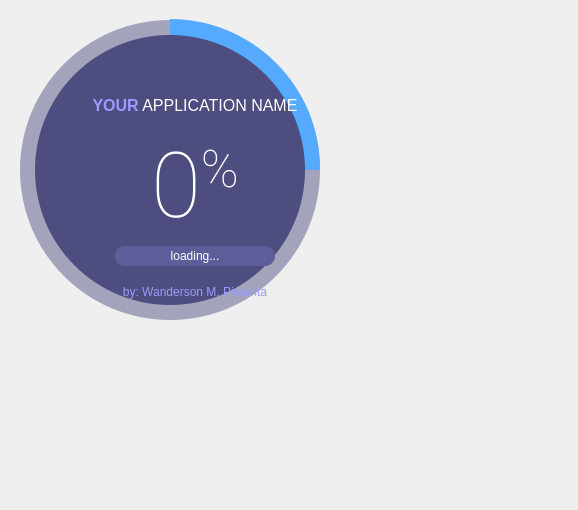
<?xml version="1.0" encoding="UTF-8"?>
<ui version="4.0">
 <class>SplashScreen</class>
 <widget class="QMainWindow" name="SplashScreen">
  <property name="geometry">
   <rect>
    <x>0</x>
    <y>0</y>
    <width>578</width>
    <height>510</height>
   </rect>
  </property>
  <property name="windowTitle">
   <string>MainWindow</string>
  </property>
  <widget class="QWidget" name="centralwidget">
   <widget class="QFrame" name="circularProgressBarBase">
    <property name="geometry">
     <rect>
      <x>10</x>
      <y>10</y>
      <width>320</width>
      <height>320</height>
     </rect>
    </property>
    <property name="frameShape">
     <enum>QFrame::NoFrame</enum>
    </property>
    <property name="frameShadow">
     <enum>QFrame::Raised</enum>
    </property>
    <widget class="QFrame" name="circularProgress">
     <property name="geometry">
      <rect>
       <x>10</x>
       <y>9</y>
       <width>300</width>
       <height>301</height>
      </rect>
     </property>
     <property name="styleSheet">
      <string notr="true">QFrame{
	border-radius: 150px;
	background-color: qconicalgradient(cx:0.5, cy:0.5, angle:90, stop:0.749 rgba(255, 0, 127, 0), stop:0.750 rgba(85, 170, 255, 255));
}</string>
     </property>
     <property name="frameShape">
      <enum>QFrame::NoFrame</enum>
     </property>
     <property name="frameShadow">
      <enum>QFrame::Raised</enum>
     </property>
    </widget>
    <widget class="QFrame" name="circularBg">
     <property name="geometry">
      <rect>
       <x>10</x>
       <y>10</y>
       <width>300</width>
       <height>300</height>
      </rect>
     </property>
     <property name="styleSheet">
      <string notr="true">QFrame{
	border-radius: 150px;
	background-color: rgba(77, 77, 127, 120);
}</string>
     </property>
     <property name="frameShape">
      <enum>QFrame::NoFrame</enum>
     </property>
     <property name="frameShadow">
      <enum>QFrame::Raised</enum>
     </property>
    </widget>
    <widget class="QFrame" name="container">
     <property name="geometry">
      <rect>
       <x>25</x>
       <y>25</y>
       <width>270</width>
       <height>270</height>
      </rect>
     </property>
     <property name="styleSheet">
      <string notr="true">QFrame{
	border-radius: 135px;
	background-color: rgb(77, 77, 127);
}</string>
     </property>
     <property name="frameShape">
      <enum>QFrame::NoFrame</enum>
     </property>
     <property name="frameShadow">
      <enum>QFrame::Raised</enum>
     </property>
     <widget class="QWidget" name="layoutWidget">
      <property name="geometry">
       <rect>
        <x>40</x>
        <y>50</y>
        <width>240</width>
        <height>227</height>
       </rect>
      </property>
      <layout class="QGridLayout" name="gridLayout">
       <item row="0" column="0">
        <widget class="QLabel" name="labelTitle">
         <property name="font">
          <font>
           <family>Segoe UI</family>
           <pointsize>12</pointsize>
          </font>
         </property>
         <property name="styleSheet">
          <string notr="true">background-color: none;
color: #FFFFFF</string>
         </property>
         <property name="text">
          <string>&lt;html&gt;&lt;head/&gt;&lt;body&gt;&lt;p&gt;&lt;span style=&quot; font-weight:600; color:#9b9bff;&quot;&gt;YOUR&lt;/span&gt; APPLICATION NAME&lt;/p&gt;&lt;/body&gt;&lt;/html&gt;</string>
         </property>
         <property name="alignment">
          <set>Qt::AlignCenter</set>
         </property>
        </widget>
       </item>
       <item row="1" column="0">
        <widget class="QLabel" name="labelPercentage">
         <property name="font">
          <font>
           <family>Roboto Thin</family>
           <pointsize>68</pointsize>
          </font>
         </property>
         <property name="styleSheet">
          <string notr="true">background-color: none;
color: #FFFFFF</string>
         </property>
         <property name="text">
          <string>&lt;p&gt;&lt;span style=&quot; font-size:68pt;&quot;&gt;0&lt;/span&gt;&lt;span style=&quot; font-size:58pt; vertical-align:super;&quot;&gt;%&lt;/span&gt;&lt;/p&gt;</string>
         </property>
         <property name="alignment">
          <set>Qt::AlignCenter</set>
         </property>
        </widget>
       </item>
       <item row="2" column="0">
        <widget class="QLabel" name="labelLoadingInfo">
         <property name="minimumSize">
          <size>
           <width>0</width>
           <height>20</height>
          </size>
         </property>
         <property name="maximumSize">
          <size>
           <width>16777215</width>
           <height>20</height>
          </size>
         </property>
         <property name="font">
          <font>
           <family>Segoe UI</family>
           <pointsize>9</pointsize>
          </font>
         </property>
         <property name="styleSheet">
          <string notr="true">QLabel{
	border-radius: 10px;	
	background-color: rgb(93, 93, 154);
	color: #FFFFFF;
	margin-left: 40px;
	margin-right: 40px;
}</string>
         </property>
         <property name="frameShape">
          <enum>QFrame::NoFrame</enum>
         </property>
         <property name="text">
          <string>loading...</string>
         </property>
         <property name="alignment">
          <set>Qt::AlignCenter</set>
         </property>
        </widget>
       </item>
       <item row="3" column="0">
        <widget class="QLabel" name="labelCredits">
         <property name="font">
          <font>
           <family>Segoe UI</family>
           <pointsize>9</pointsize>
          </font>
         </property>
         <property name="styleSheet">
          <string notr="true">background-color: none;
color: rgb(155, 155, 255);</string>
         </property>
         <property name="text">
          <string>by: Wanderson M. Pimenta</string>
         </property>
         <property name="alignment">
          <set>Qt::AlignCenter</set>
         </property>
        </widget>
       </item>
      </layout>
     </widget>
    </widget>
    <zorder>circularBg</zorder>
    <zorder>circularProgress</zorder>
    <zorder>container</zorder>
   </widget>
  </widget>
 </widget>
 <resources/>
 <connections/>
</ui>
